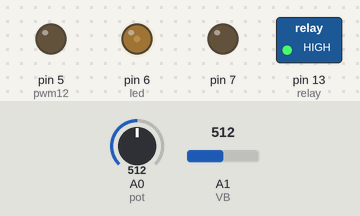
Simulated run of this sketch. Board: Arduino Uno, built with avr-gcc and run on an emulated ATmega328P. On the bench: switched loads named in the sketch (green lamp = pin HIGH), output pins drawn as LEDs (lit = HIGH). The test bench sets the inputs (shaded band); at power-on: A0 (pot) = 512, A1 (VB) = 512. What the sketch prints to the serial monitor is not drawn.

Above: at 0.1 s.
Timing chart, 0 to 1.6 s (numbered marks = the images above):
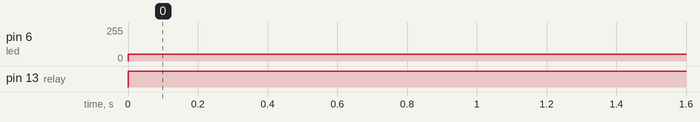

The sketch:

Baterai_Charging.ino
```cpp
int led=6;
int relay=13;
int pot=A0;
int menyala=0;
int VB = A1;
int cutof=0;
int pwm12=5;
int rb=0;
int rb12=A2;
int input=A3;
int gate12=0;

void setup () {
  Serial.begin(9600);
  pinMode (led, OUTPUT);
  pinMode (relay, OUTPUT);
  pinMode (7, OUTPUT);
   pinMode (pot, INPUT);
  pinMode (cutof, INPUT);
  pinMode(pwm12, OUTPUT);
  TCCR0B = TCCR0B & B11111000 | B00000010;
}
void loop () {
  menyala=analogRead(A0);
  menyala=map(menyala,0,1023,0,255);
  analogWrite(led,50);
  if (pot > 60)
  {
    analogWrite (led, 50);
  }
  else (pot < 60);
  {
    analogWrite (led, 50);
  }
  Serial.println(led);
  cutof=analogRead(VB);
  cutof=(cutof,0,1023);
  if (cutof < 1000)
  {
    digitalWrite (relay, LOW);
  }
  else (cutof > 1000);
  {
    digitalWrite (relay, HIGH);
  }
//
//    rb = analogRead(rb12);
//    rb = map(rb, 0, 1023, 0, 255);
//    gate12 =analogRead(input);
//    gate12 = (gate12, 0, 1023);
//    if (rb < 120){
//    analogWrite(pwm12, 120);
//    }
//    else if (rb > 120){
//       analogWrite(pwm12, 120);
//    }
//    if (gate12 < 120)
//  {
//    digitalWrite (7, HIGH);
//
//  }
//  else (gate12 > 120);
//  {
//    digitalWrite (7, LOW);
//
//  }
}
```

Measured:
- by itself, pin 6 (led): 0/255 → 50/255 at 0.00 s
- by itself, pin 13 (relay): LOW → HIGH at 0.00 s
